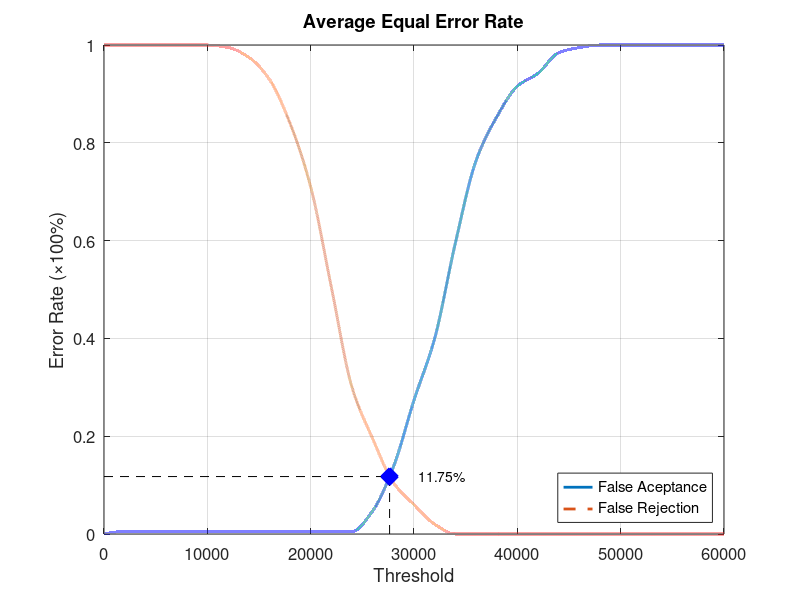
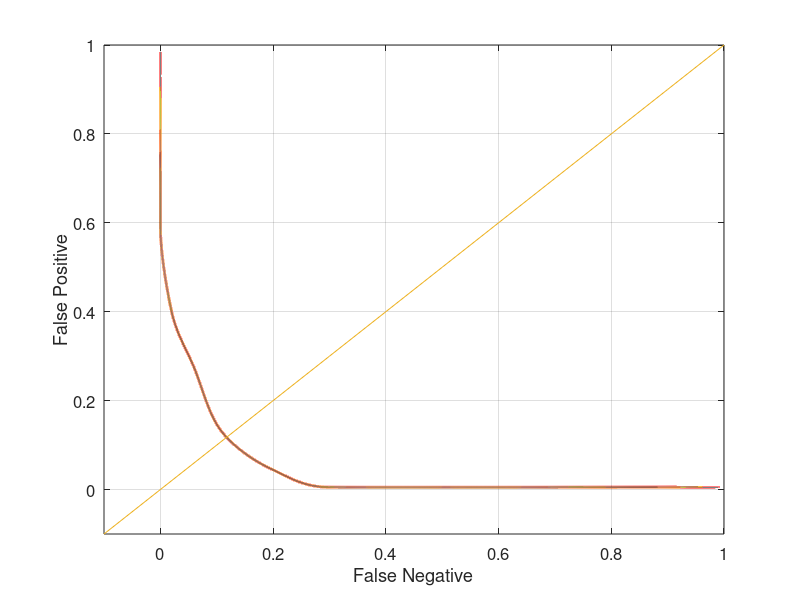

MATLAB code for these plots, in order:
function yEER = Database3_4
close all;
clear;
clc;
x = 0:2000:60000;
xq = 0:0.5:60000;

y0 = [0 0.00526316 0.00526316 0.00526316 0.00526316 0.00526316 0.00526316 0.00526316 0.00526316 0.00526316 0.00526316 0.00526316 0.00526316 0.0473684 0.136842 0.273684 0.4 0.594737 0.763158 0.852632 0.915789 0.942105 0.984211 0.994737 1 1 1 1 1 1 1];
yy0 = interp1(x, y0, xq, 'pchip');
y1 = [1 1 1 1 1 1 0.995 0.975 0.93 0.84 0.71 0.505 0.3 0.195 0.105 0.06 0.02 0 0 0 0 0 0 0 0 0 0 0 0 0 0];
yy1 = interp1(x, y1, xq, 'pchip');

% Calculating EER: 
y2 = abs(y0 - y1);
find(y2 == min(y2))
yy2 = abs(yy0 - yy1);
xEER = find(yy2 == min(yy2));
xEERIndex = xq(xEER) % X-axis EER
yEER = yy0(xEER) % Y-axis EER

main = figure
plot(xq, yy0,'-','LineWidth', 2);	hold on
plot(xq, yy1,'--','LineWidth', 2);	hold on
plot([xEERIndex xEERIndex], [0 yEER], 'k--');	hold on
plot([0 xEERIndex], [yEER yEER], 'k--');	hold on
plot(xEERIndex, yEER, 'bx', 'LineWidth', 10);	hold on
text(xEERIndex + 10 * xEERIndex / 100, yEER, [num2str(round((10000 * yEER)) / 100) '%'])
legend('False Aceptance', 'False Rejection', 'Location', 'SouthEast')
xlabel('Threshold')
ylabel('Error Rate (\times100%)')
title('Average Equal Error Rate')
set(gca, 'FontSize', 12)
axis([0 60000 0 1])
grid on

print(main, 'Database3_4Main', '-dpng');
FNRxFPR = figure('Color', [1 1 1]);
plot(yy1, yy0, '-', yy1, yy0, 'LineWidth', 2);
hold on
y = -0.1:0.1:1
plot(y, y); 
set(gca, 'FontSize', 12)
xlabel('False Negative')
ylabel('False Positive')
axis([-0.1 1 -0.1 1])
set(gca, 'FontSize', 12)
grid on

print(FNRxFPR, 'Database3_4FNRxFPR','-dpng');
end
